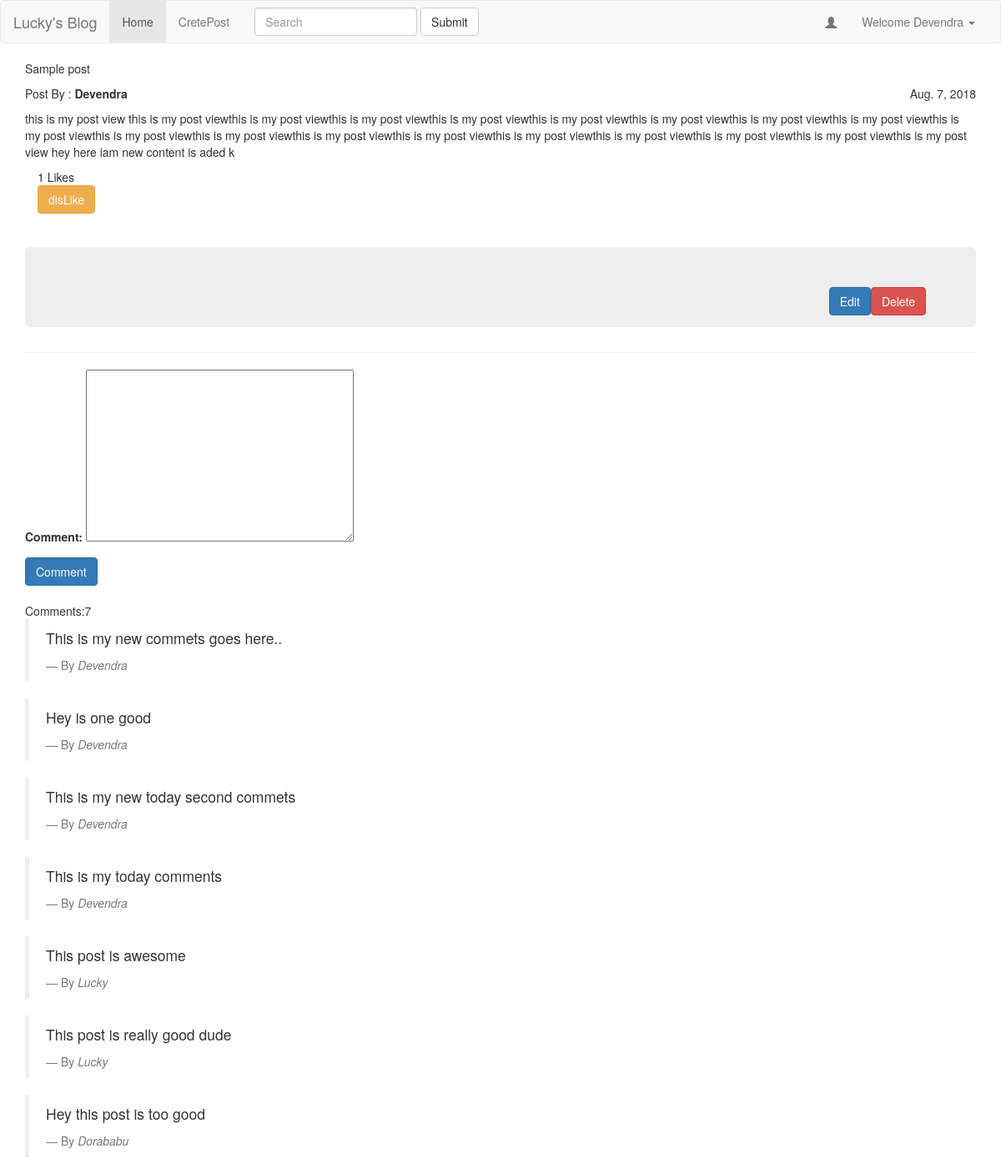
Page /blog/post/16/ (signed in) on the committed database.
### blog/models.py (models this page shows, shortened)
class Post(models.Model):
    title        =  models.CharField(max_length=256)
    authour      =  models.ForeignKey(User,on_delete=models.CASCADE)
    likes        =  models.ManyToManyField(User,related_name = "likes",blank=True)
    content      =  models.TextField()
    created      =  models.DateField(auto_now_add=True)
    updated      =  models.DateField(auto_now=True)
    status       =  models.CharField(max_length=10,choices=STATUS_CHOICE,default='draft')
    def likes_count(self):
        return self.likes.count()

class Comments(models.Model):
    post = models.ForeignKey(Post,on_delete=models.CASCADE)
    user = models.ForeignKey(User,on_delete=models.CASCADE)
    comment = models.TextField()

### blog/views.py (the view, shortened to what this page needs)
# urls.py: url(r'^post/(?P<id>\d+)/$',views.Post_Detail_View,name='details'),
def Post_Detail_View(request,id):
    post    = get_object_or_404(Post,id=id)
    is_liked = False
    if post.likes.filter(id=request.user.id).exists():
        is_liked = True
    comments = Comments.objects.filter(post=post).order_by('-id')
    form = CommentForm()
    context = {
        'post':post,
        'is_liked':is_liked,
        'likes_count':post.likes_count(),
        'comments':comments,
        'form' : form
    }
    if request.is_ajax():
        html = render_to_string('blog/comments.html',context,request=request)
        return JsonResponse({'form':html})
    return render(request,'blog/post_details.html',context)

### blog/forms.py
class CommentForm(forms.ModelForm):
    class Meta:
        model = Comments
        fields = ('comment',)

### templates/blog/post_details.html
{% extends 'blog/base.html' %}
{% block body %}
<div class="container">
	<p>{{ post.title|capfirst }}</p>
	<p>
		Post By : <strong>{{ post.authour|capfirst }}</strong>
		<span style="float:right;">{{ post.created }}</span>
	</p>
	<p>{{ post.content }}</p>
	<div id="like-section">
	{% include 'blog/like_section.html' %}
	</div>
	<br><br>
	{% if user.is_authenticated %}
	<div class="jumbotron">
	<a href="{% url 'delete' id=post.id %}" class="btn btn-danger" style="float: right;" id="delete">Delete</a>
	<a href="{% url 'edit' id=post.id %}" class="btn btn-primary" style="float: right;">Edit</a>
	{% endif %}
	</div><hr/>
	<div class="main-comments">
		{% include 'blog/comments.html' %}
	</div>
</div>
{% endblock%}

### templates/blog/base.html (shortened to what this page needs)
<!DOCTYPE html>
<html>
<head>
</head>
<body>
<nav class="navbar navbar-default">
  <div class="container-fluid">
    <div class="navbar-header">
      <a class="navbar-brand" href="#">Lucky's Blog</a>
    </div>
    <div class="collapse navbar-collapse" id="bs-example-navbar-collapse-1">
      <ul class="nav navbar-nav">
        <li class="active"><a href="{% url 'posts'%}">Home <span class="sr-only">(current)</span></a></li>
        <li><a href="{% url 'Create' %}">CretePost</a></li>
      </ul>
      <form class="navbar-form navbar-left">
        <div class="form-group">
          <input type="text" class="form-control" placeholder="Search">
        </div>
        <button type="submit" class="btn btn-default">Submit</button>
      </form>
      {% if user.is_authenticated %}
      <ul class="nav navbar-nav navbar-right">
        <li><a class="glyphicon glyphicon-user"></a></li>
        <li class="dropdown">
          <a href="#" class="dropdown-toggle" data-toggle="dropdown" role="button" aria-haspopup="true" aria-expanded="false">Welcome {{request.user.username|capfirst}} <span class="caret"></span></a>
        </li>
      </ul>
     {% else %}
	 <ul class="nav navbar-nav navbar-right">
	    <li><a href="#">Register</a></li>
	    <li><a href="{% url 'login' %}">Login</a></li>
	 </ul>
     {% endif %}
    </div>
  </div>
</nav>
{% block body %}
{% endblock %}
<link rel="stylesheet" href="https://maxcdn.bootstrapcdn.com/bootstrap/3.3.7/css/bootstrap.min.css">
</body>
</html>

### templates/blog/comments.html (shortened to what this page needs)
<div id="comments-section">
<form method="POST" class="comment-form" action=".">
	{{ form.as_p }}
	{% if user.is_authenticated %}
	<input type="submit"  value="Comment" class="btn btn-primary">
	{% else %}
	<input type="submit" value="Comment" class="btn btn-primary" disabled>
	{% endif %}
</form><br>
	Comments:{{ comments.count }}
	{% for comment in comments %}
	  <blockquote class="blockquote">
	  <p class="mb-0">{{comment.comment|capfirst}}</p>
	  <footer class="blockquote-footer">By <cite title="Source Title">{{ comment.user|capfirst }}</cite></footer>
	</blockquote>
	{% endfor %}
</div>

### rows in the picture
Post: title "Sample post", authour "Devendra", created "Aug. 7, 2018", content "this is my post view this is my post viewthis is my post viewthis is my post viewthis is my post viewthis is my post viewthis is my post viewthis is my post viewthis is my post viewthis is my post viewthis is my post viewthis is my post viewthis is my post viewthis is my post viewthis is my post viewthis is my post viewthis is my post viewthis is my post viewthis is my post view hey here iam new content is aded k"
Comments: comment "This is my new commets goes here..", user "Devendra"
Comments: comment "Hey is one good", user "Devendra"
Comments: comment "This is my new today second commets", user "Devendra"
Comments: comment "This is my today comments", user "Devendra"
Comments: comment "This post is awesome", user "Lucky"
Comments: comment "This post is really good dude", user "Lucky"
Comments: comment "Hey this post is too good", user "Dorababu"

### other values in the picture
{{ request.user.username|capfirst }} "Devendra"
{{ likes_count }} "1"
{{ comments.count }} "7"
